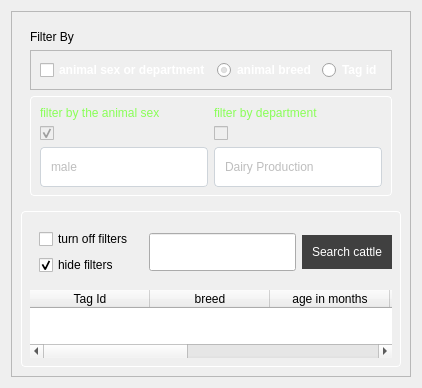
                             <widget class="QWidget" name="scrollAreaWidgetContents_2">
                              <property name="geometry">
                               <rect>
                                <x>0</x>
                                <y>0</y>
                                <width>412</width>
                                <height>353</height>
                               </rect>
                              </property>
                              <layout class="QGridLayout" name="gridLayout_65">
                               <item row="0" column="0">
                                <widget class="QFrame" name="frame_9">
                                 <property name="frameShape">
                                  <enum>QFrame::StyledPanel</enum>
                                 </property>
                                 <property name="frameShadow">
                                  <enum>QFrame::Raised</enum>
                                 </property>
                                 <layout class="QVBoxLayout" name="verticalLayout_10">
                                  <item>
                                   <widget class="QWidget" name="filters" native="true">
                                    <property name="maximumSize">
                                     <size>
                                      <width>16777215</width>
                                      <height>200</height>
                                     </size>
                                    </property>
                                    <layout class="QGridLayout" name="gridLayout_63">
                                     <item row="2" column="0">
                                      <widget class="QFrame" name="frame_10">
                                       <property name="styleSheet">
                                        <string notr="true">color: #fff;
font-weight: bold;</string>
                                       </property>
                                       <property name="frameShape">
                                        <enum>QFrame::StyledPanel</enum>
                                       </property>
                                       <property name="frameShadow">
                                        <enum>QFrame::Raised</enum>
                                       </property>
                                       <layout class="QGridLayout" name="gridLayout_62">
                                        <item row="1" column="3">
                                         <widget class="QRadioButton" name="filter_tagId">
                                          <property name="text">
                                           <string>Tag id</string>
                                          </property>
                                         </widget>
                                        </item>
                                        <item row="1" column="2">
                                         <widget class="QRadioButton" name="filter_animalBreed">
                                          <property name="text">
                                           <string>animal breed</string>
                                          </property>
                                          <property name="checked">
                                           <bool>true</bool>
                                          </property>
                                         </widget>
                                        </item>
                                        <item row="1" column="0">
                                         <widget class="QCheckBox" name="activateCategoryAndSexFilters">
                                          <property name="text">
                                           <string>animal sex or department</string>
                                          </property>
                                         </widget>
                                        </item>
                                       </layout>
                                      </widget>
                                     </item>
                                     <item row="3" column="0">
                                      <widget class="QFrame" name="secondaryFilterOptions">
                                       <property name="enabled">
                                        <bool>false</bool>
                                       </property>
                                       <property name="maximumSize">
                                        <size>
                                         <width>16777215</width>
                                         <height>100</height>
                                        </size>
                                       </property>
                                       <property name="styleSheet">
                                        <string notr="true">#secondaryFilterOptions{
border: 1px solid #fff;
border-radius: 4px;
}</string>
                                       </property>
                                       <property name="frameShape">
                                        <enum>QFrame::StyledPanel</enum>
                                       </property>
                                       <property name="frameShadow">
                                        <enum>QFrame::Raised</enum>
                                       </property>
                                       <layout class="QGridLayout" name="gridLayout_2">
                                        <item row="0" column="1">
                                         <widget class="QLabel" name="label_28">
                                          <property name="text">
                                           <string>&lt;html&gt;&lt;head/&gt;&lt;body&gt;&lt;p&gt;&lt;span style=&quot; color:#89ff57;&quot;&gt;filter by the animal sex&lt;/span&gt;&lt;/p&gt;&lt;/body&gt;&lt;/html&gt;</string>
                                          </property>
                                         </widget>
                                        </item>
                                        <item row="3" column="1">
                                         <widget class="QComboBox" name="sexFilterInput">
                                          <property name="minimumSize">
                                           <size>
                                            <width>0</width>
                                            <height>40</height>
                                           </size>
                                          </property>
                                          <property name="styleSheet">
                                           <string notr="true">#sexFilterInput {
	border: 1px solid #ced4da;
	border-radius: 4px;
	padding-left: 10px;
	padding-top: 10px;
	padding-bottom: 10px;
	background-color: #fff;
	font-size: 12px;
}

#sexFilterInput::drop-down {
    border: 0px;
}

#sexFilterInput::down-arrow {
   image: url(images/icons-svg/arrow-204-32.ico);
    width: 12px;
    height: 12px;
	margin-right:15px;
}

#sexFilerInput:on {
 	border: 4px solid #c2dbfe;
 }

QComboBox QListView {
	font-size: 12px;
	border:1px solid rgba(0,0,0,10%);
	padding:5px;
	background-color: #fff;
	outline: 0px;  
}

QComboBox QListView::item{
	padding-left:10px;
	background-color:#FFFFFF;
}
QComboBox QListView::item:hover{
   background-color:#1e90ff;
}
QComboBox QListView::item:selected{
   background-color:#1e90ff;
}

</string>
                                          </property>
                                          <item>
                                           <property name="text">
                                            <string>male</string>
                                           </property>
                                          </item>
                                          <item>
                                           <property name="text">
                                            <string>female</string>
                                           </property>
                                          </item>
                                         </widget>
                                        </item>
                                        <item row="3" column="3">
                                         <widget class="QComboBox" name="departmentFilterCategory">
                                          <property name="minimumSize">
                                           <size>
                                            <width>0</width>
                                            <height>40</height>
                                           </size>
                                          </property>
                                          <property name="styleSheet">
                                           <string notr="true">#departmentFilterCategory {
	border: 1px solid #ced4da;
	border-radius: 4px;
	padding-left: 10px;
	padding-top: 10px;
	padding-bottom: 10px;
	background-color: #fff;
	font-size: 12px;
}

#departmentFilterCategory::drop-down {
    border: 0px;
}

#departmentFilterCategory::down-arrow {
   image: url(images/icons-svg/arrow-204-32.ico);
    width: 12px;
    height: 12px;
	margin-right:15px;
}

#departmentFilterCategory:on {
 	border: 4px solid #c2dbfe;
 }

QComboBox QListView {
	font-size: 12px;
	border:1px solid rgba(0,0,0,10%);
	padding:5px;
	background-color: #fff;
	outline: 0px;  
}

QComboBox QListView::item{
	padding-left:10px;
	background-color:#FFFFFF;
}
QComboBox QListView::item:hover{
   background-color:#1e90ff;
}
QComboBox QListView::item:selected{
   background-color:#1e90ff;
}

</string>
                                          </property>
                                          <item>
                                           <property name="text">
                                            <string>Dairy Production</string>
                                           </property>
                                          </item>
                                          <item>
                                           <property name="text">
                                            <string>Meat Production</string>
                                           </property>
                                          </item>
                                          <item>
                                           <property name="text">
                                            <string>Breeding</string>
                                           </property>
                                          </item>
                                         </widget>
                                        </item>
                                        <item row="0" column="3">
                                         <widget class="QLabel" name="label_29">
                                          <property name="text">
                                           <string>&lt;html&gt;&lt;head/&gt;&lt;body&gt;&lt;p&gt;&lt;span style=&quot; color:#89ff57;&quot;&gt;filter by department&lt;/span&gt;&lt;/p&gt;&lt;/body&gt;&lt;/html&gt;</string>
                                          </property>
                                         </widget>
                                        </item>
                                        <item row="1" column="1">
                                         <widget class="QCheckBox" name="animalSexcheckBox">
                                          <property name="text">
                                           <string/>
                                          </property>
                                          <property name="checked">
                                           <bool>true</bool>
                                          </property>
                                         </widget>
                                        </item>
                                        <item row="1" column="3">
                                         <widget class="QCheckBox" name="departmentCheckBox">
                                          <property name="text">
                                           <string/>
                                          </property>
                                         </widget>
                                        </item>
                                       </layout>
                                      </widget>
                                     </item>
                                     <item row="1" column="0">
                                      <widget class="QLabel" name="label_12">
                                       <property name="text">
                                        <string>Filter By</string>
                                       </property>
                                      </widget>
                                     </item>
                                    </layout>
                                   </widget>
                                  </item>
                                  <item>
                                   <widget class="QWidget" name="SearchBar" native="true">
                                    <property name="styleSheet">
                                     <string notr="true">#SearchBar{
	border: 1px solid #fff;
	border-radius: 4px;
	padding: 2px;
}</string>
                                    </property>
                                    <layout class="QGridLayout" name="gridLayout_64">
                                     <item row="2" column="1">
                                      <widget class="QLineEdit" name="searchBar">
                                       <property name="styleSheet">
                                        <string notr="true">padding: 10px;
color: #fff;</string>
                                       </property>
                                       <property name="text">
                                        <string/>
                                       </property>
                                       <property name="placeholderText">
                                        <string>search...</string>
                                       </property>
                                      </widget>
                                     </item>
                                     <item row="2" column="2">
                                      <widget class="QPushButton" name="searchBtn">
                                       <property name="cursor">
                                        <cursorShape>PointingHandCursor</cursorShape>
                                       </property>
                                       <property name="styleSheet">
                                        <string notr="true">QPushButton{
border: none;
padding: 10px;
color: #fff;
background: #404040;
}

QPushButton::hover{
	background-color: #003366;
}</string>
                                       </property>
                                       <property name="text">
                                        <string>Search cattle</string>
                                       </property>
                                       <property name="icon">
                                        <iconset resource="../resource_files/resources.qrc">
                                         <normaloff>:/icons/images/icons/cil-magnifying-glass.png</normaloff>:/icons/images/icons/cil-magnifying-glass.png</iconset>
                                       </property>
                                      </widget>
                                     </item>
                                     <item row="2" column="0">
                                      <widget class="QWidget" name="widget_8" native="true">
                                       <layout class="QGridLayout" name="gridLayout_66">
                                        <item row="0" column="0">
                                         <widget class="QCheckBox" name="checkBoxAllFilters">
                                          <property name="text">
                                           <string>turn off filters</string>
                                          </property>
                                         </widget>
                                        </item>
                                        <item row="1" column="0">
                                         <widget class="QCheckBox" name="checkBoxHideFilters">
                                          <property name="text">
                                           <string>hide filters</string>
                                          </property>
                                          <property name="checked">
                                           <bool>true</bool>
                                          </property>
                                         </widget>
                                        </item>
                                       </layout>
                                      </widget>
                                     </item>
                                     <item row="3" column="0" colspan="3">
                                      <widget class="QTableWidget" name="animalResultsTable">
                                       <property name="frameShape">
                                        <enum>QFrame::NoFrame</enum>
                                       </property>
                                       <property name="rowCount">
                                        <number>0</number>
                                       </property>
                                       <attribute name="horizontalHeaderCascadingSectionResizes">
                                        <bool>true</bool>
                                       </attribute>
                                       <attribute name="horizontalHeaderMinimumSectionSize">
                                        <number>120</number>
                                       </attribute>
                                       <attribute name="horizontalHeaderShowSortIndicator" stdset="0">
                                        <bool>false</bool>
                                       </attribute>
                                       <attribute name="horizontalHeaderStretchLastSection">
                                        <bool>true</bool>
                                       </attribute>
                                       <attribute name="verticalHeaderCascadingSectionResizes">
                                        <bool>false</bool>
                                       </attribute>
                                       <column>
                                        <property name="text">
                                         <string>Tag Id</string>
                                        </property>
                                       </column>
                                       <column>
                                        <property name="text">
                                         <string>breed</string>
                                        </property>
                                       </column>
                                       <column>
                                        <property name="text">
                                         <string>age in months</string>
                                        </property>
                                       </column>
                                       <column>
                                        <property name="text">
                                         <string>weight in kg</string>
                                        </property>
                                       </column>
                                       <column>
                                        <property name="text">
                                         <string>sex</string>
                                        </property>
                                       </column>
                                       <column>
                                        <property name="text">
                                         <string>unique characteristics</string>
                                        </property>
                                       </column>
                                       <column>
                                        <property name="text">
                                         <string>department</string>
                                        </property>
                                       </column>
                                      </widget>
                                     </item>
                                    </layout>
                                   </widget>
                                  </item>
                                 </layout>
                                </widget>
                               </item>
                              </layout>
                             </widget>
